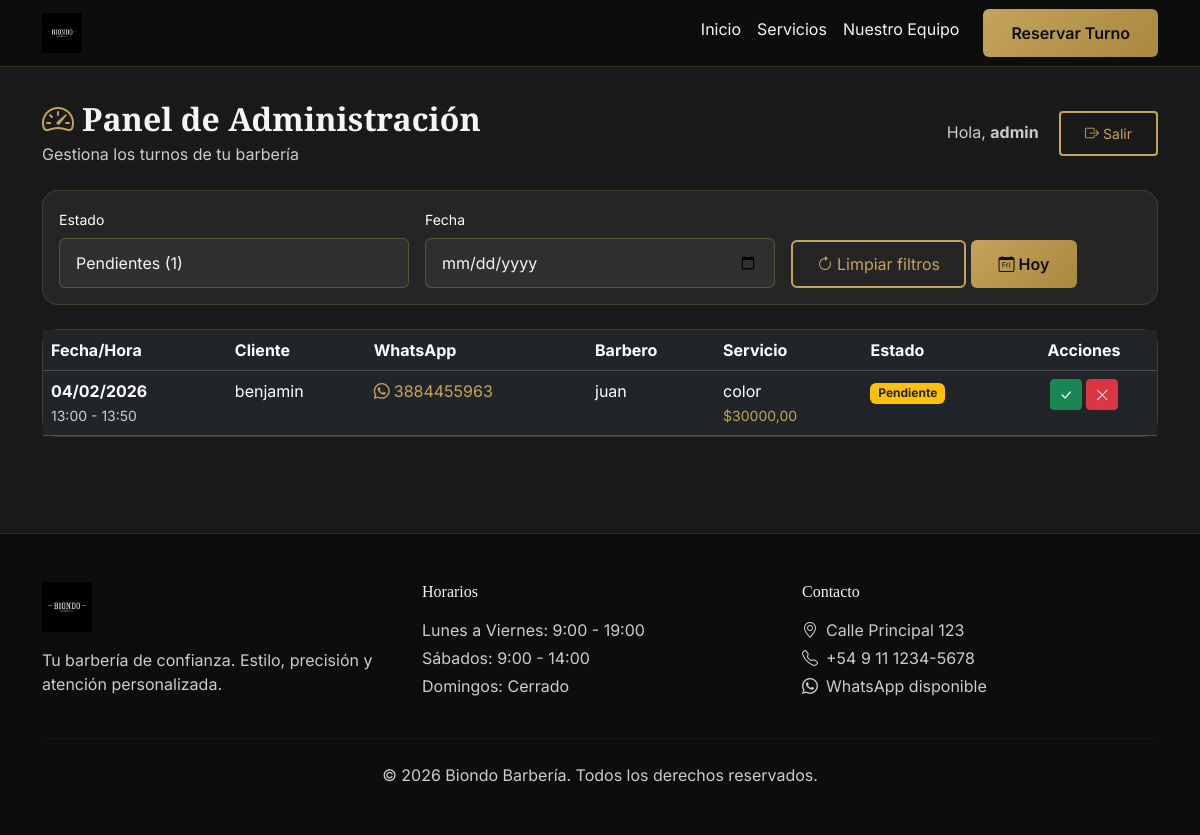
The page /panel/ (signed in) on the database its author committed.
### reservas/models.py (models this page shows, shortened)
class Turno(models.Model):
    ESTADO_CHOICES = [
        ('pendiente', 'Pendiente'),
        ('confirmado', 'Confirmado'),
        ('cancelado', 'Cancelado'),
    ]
    barbero = models.ForeignKey(
        Barbero,
        on_delete=models.CASCADE,
        related_name='turnos'
    )
    servicio = models.ForeignKey(
        Servicio,
        on_delete=models.CASCADE,
        related_name='turnos'
    )
    fecha_hora_inicio = models.DateTimeField()
    fecha_hora_fin = models.DateTimeField()
    nombre_cliente = models.CharField(max_length=150)
    whatsapp_cliente = models.CharField(max_length=20)
    estado = models.CharField(
        max_length=15,
        choices=ESTADO_CHOICES,
        default='pendiente'
    )
    creado_en = models.DateTimeField(auto_now_add=True)
    class Meta:
        verbose_name = 'Turno'
        verbose_name_plural = 'Turnos'
        ordering = ['-fecha_hora_inicio']

class Barbero(models.Model):
    nombre = models.CharField(max_length=100)
    foto = models.ImageField(upload_to='barberos/', blank=True, null=True)
    especialidad = models.CharField(max_length=150, blank=True)
    activo = models.BooleanField(default=True)
    class Meta:
        verbose_name = 'Barbero'
        verbose_name_plural = 'Barberos'
        ordering = ['nombre']

class Servicio(models.Model):
    nombre = models.CharField(max_length=100)
    precio = models.DecimalField(max_digits=10, decimal_places=2)
    duracion_minutos = models.PositiveIntegerField(
        help_text='Duración del servicio en minutos'
    )
    es_premium = models.BooleanField(default=False)
    class Meta:
        verbose_name = 'Servicio'
        verbose_name_plural = 'Servicios'
        ordering = ['nombre']

### reservas/views.py (the view)
# urls.py: path('panel/', views.panel_dashboard, name='panel'),
@login_required(login_url='reservas:panel_login')
def panel_dashboard(request):
    estado_filtro = request.GET.get('estado', 'pendiente')
    fecha_filtro = request.GET.get('fecha', '')
    turnos = Turno.objects.select_related('barbero', 'servicio')
    if estado_filtro and estado_filtro != 'todos':
        turnos = turnos.filter(estado=estado_filtro)
    if fecha_filtro:
        try:
            fecha = datetime.strptime(fecha_filtro, '%Y-%m-%d').date()
            turnos = turnos.filter(fecha_hora_inicio__date=fecha)
        except ValueError:
            pass
    turnos = turnos.order_by('fecha_hora_inicio')
    contadores = {
        'pendientes': Turno.objects.filter(estado='pendiente').count(),
        'confirmados': Turno.objects.filter(estado='confirmado').count(),
        'cancelados': Turno.objects.filter(estado='cancelado').count(),
    }
    context = {
        'turnos': turnos,
        'estado_filtro': estado_filtro,
        'fecha_filtro': fecha_filtro,
        'contadores': contadores,
        'hoy': timezone.now().date().isoformat(),
    }
    return render(request, 'panel/dashboard.html', context)

### templates/panel/dashboard.html (shortened to what this page needs)
{% extends 'base.html' %}
{% block content %}
<section class="py-5" style="padding-top: 100px !important;">
    <div class="container">
        <div class="d-flex justify-content-between align-items-center mb-4">
            <div>
                <h2 class="fw-bold mb-1">
                    <i class="bi bi-speedometer2 gold-text me-2"></i>Panel de Administración
                </h2>
                <p class="text-muted mb-0">Gestiona los turnos de tu barbería</p>
            </div>
            <div>
                <span class="text-muted me-3">Hola, <strong>{{ user.username }}</strong></span>
                <a href="{% url 'reservas:panel_logout' %}" class="btn btn-outline-gold btn-sm">
                    <i class="bi bi-box-arrow-right me-1"></i>Salir
                </a>
            </div>
        </div>
        <div class="card p-3 mb-4">
            <form method="get" class="row g-3 align-items-end">
                <div class="col-md-4">
                    <label class="form-label small">Estado</label>
                    <select name="estado" class="form-select" onchange="this.form.submit()">
                        <option value="pendiente" {% if estado_filtro == 'pendiente' %}selected{% endif %}>
                            Pendientes ({{ contadores.pendientes }})
                        </option>
                    </select>
                </div>
                <div class="col-md-4">
                    <label class="form-label small">Fecha</label>
                    <input type="date" name="fecha" class="form-control" value="{{ fecha_filtro }}" onchange="this.form.submit()">
                </div>
                <div class="col-md-4">
                    <a href="{% url 'reservas:panel' %}" class="btn btn-outline-gold">
                        <i class="bi bi-arrow-clockwise me-1"></i>Limpiar filtros
                    </a>
                    <a href="?estado=pendiente&fecha={{ hoy }}" class="btn btn-primary">
                        <i class="bi bi-calendar-day me-1"></i>Hoy
                    </a>
                </div>
            </form>
        </div>
        <div class="card">
            <div class="table-responsive">
                <table class="table table-dark table-hover mb-0">
                    <thead>
                        <tr>
                            <th>Fecha/Hora</th>
                            <th>Cliente</th>
                            <th>WhatsApp</th>
                            <th>Barbero</th>
                            <th>Servicio</th>
                            <th>Estado</th>
                            <th class="text-center">Acciones</th>
                        </tr>
                    </thead>
                    <tbody>
                        {% for turno in turnos %}
                        <tr id="turno-{{ turno.id }}">
                            <td>
                                <strong>{{ turno.fecha_hora_inicio|date:"d/m/Y" }}</strong><br>
                                <small class="text-muted">{{ turno.fecha_hora_inicio|time:"H:i" }} - {{ turno.fecha_hora_fin|time:"H:i" }}</small>
                            </td>
                            <td>{{ turno.nombre_cliente }}</td>
                            <td>
                                <a href="https://wa.me/{{ turno.whatsapp_cliente|cut:'+' }}" target="_blank" class="text-decoration-none gold-text">
                                    <i class="bi bi-whatsapp me-1"></i>{{ turno.whatsapp_cliente }}
                                </a>
                            </td>
                            <td>{{ turno.barbero.nombre }}</td>
                            <td>
                                {{ turno.servicio.nombre }}<br>
                                <small class="gold-text">${{ turno.servicio.precio }}</small>
                            </td>
                            <td>
                                {% if turno.estado == 'pendiente' %}
                                <span class="badge bg-warning text-dark">Pendiente</span>
                                {% elif turno.estado == 'confirmado' %}
                                <span class="badge bg-success">Confirmado</span>
                                {% else %}
                                <span class="badge bg-danger">Cancelado</span>
                                {% endif %}
                            </td>
                            <td class="text-center">
                                {% if turno.estado == 'pendiente' %}
                                <form method="post" action="{% url 'reservas:cambiar_estado' turno.id %}" class="d-inline"
                                    hx-post="{% url 'reservas:cambiar_estado' turno.id %}"
                                    hx-target="#turno-{{ turno.id }}"
                                    hx-swap="outerHTML">
                                    <button type="submit" class="btn btn-success btn-sm" title="Confirmar">
                                        <i class="bi bi-check-lg"></i>
                                    </button>
                                </form>
                                <form method="post" action="{% url 'reservas:cambiar_estado' turno.id %}" class="d-inline"
                                    hx-post="{% url 'reservas:cambiar_estado' turno.id %}"
                                    hx-target="#turno-{{ turno.id }}"
                                    hx-swap="outerHTML">
                                    <button type="submit" class="btn btn-danger btn-sm" title="Rechazar">
                                        <i class="bi bi-x-lg"></i>
                                    </button>
                                </form>
                                {% else %}
                                <span class="text-muted small">Sin acciones</span>
                                {% endif %}
                            </td>
                        </tr>
                        {% endfor %}
                    </tbody>
                </table>
            </div>
        </div>
    </div>
</section>
{% endblock %}

### templates/base.html (style rules this page uses)
:root { --primary-gold: #C4A35A; --dark-bg: #1A1A1A; --darker-bg: #0D0D0D; --text-light: #F5F5F5; --text-muted: #9A9A9A; }
body { font-family: 'Inter', sans-serif; background-color: var(--dark-bg); color: var(--text-light); }
h1, h2, h3, h4, h5, h6 { font-family: 'Playfair Display', serif; }
.btn-primary { background: linear-gradient(135deg, var(--primary-gold), #A8893E); border: none; color: var(--darker-bg); font-weight: 600; padding: 12px 28px; transition: all 0.3s ease; }
.btn-outline-gold { border: 2px solid var(--primary-gold); color: var(--primary-gold); background: transparent; padding: 10px 24px; transition: all 0.3s ease; }
.card { background: rgba(255, 255, 255, 0.05); border: 1px solid rgba(196, 163, 90, 0.2); border-radius: 16px; transition: all 0.3s ease; }
.form-control, .form-select { background: rgba(255, 255, 255, 0.05); border: 1px solid rgba(196, 163, 90, 0.3); color: var(--text-light); padding: 12px 16px; }
.form-select option { background: var(--dark-bg); color: var(--text-light); }
.gold-text { color: var(--primary-gold); }
.text-muted { color: #CCCCCC !important; }
.form-label { color: #FFFFFF !important; }
.form-control::placeholder, .form-select::placeholder { color: #AAAAAA !important; }

### rows shown on the page
Turno: fecha_hora_inicio "04/02/2026", fecha_hora_inicio "13:00", fecha_hora_fin "13:50", nombre_cliente "benjamin", whatsapp_cliente "3884455963", barbero.nombre "juan", servicio.nombre "color", servicio.precio "30000,00", estado "Pendiente"

### other values the page prints
{{ user.username }} "admin"
